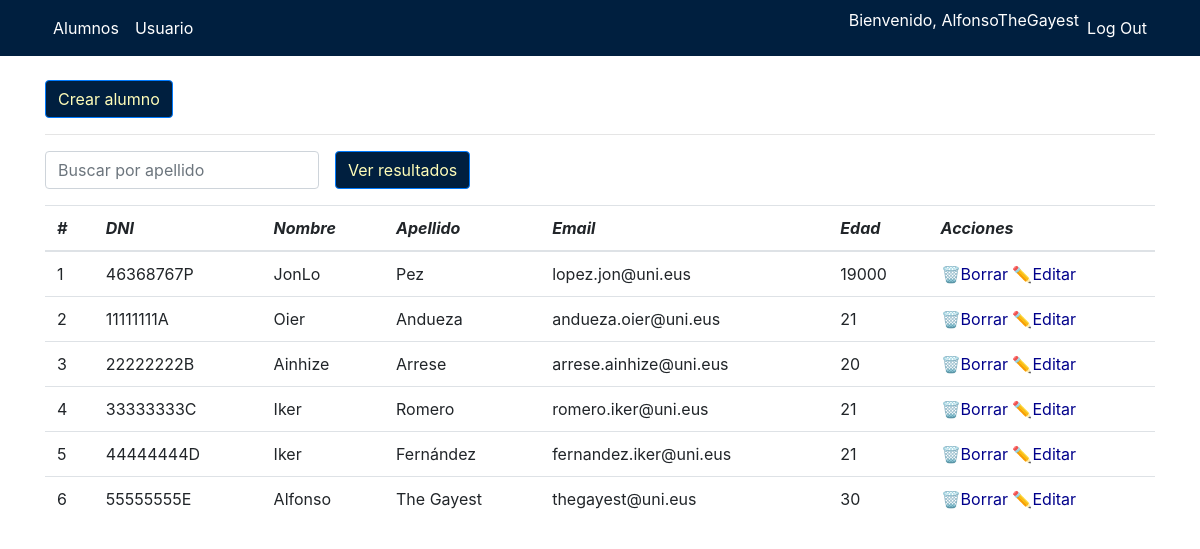
The app's page /Erronka1/View/verAlumnos.php (signed in) with its own data.
### tables this page shows
CREATE TABLE `alumnos` (
  `id` int(11) NOT NULL,
  `dni` varchar(9) DEFAULT NULL,
  `nombre` varchar(40) DEFAULT NULL,
  `apellido` varchar(40) DEFAULT NULL,
  `email` varchar(50) DEFAULT NULL,
  `edad` int(11) DEFAULT NULL
);

### Erronka1/View/verAlumnos.php (the view, shortened to what this page needs)
<html>
<?php
  $loggedIn = isset($_SESSION['user_id']);
  $type = ($_SESSION['user_type']);
  $name = ($_SESSION['user_name']);
?>
<head>
    <link rel="stylesheet" href="https://cdn.jsdelivr.net/npm/bootstrap@4.4.1/dist/css/bootstrap.min.css">
    <link rel="stylesheet" type="text/css" href="../Css/style.css">
  </head>
<?php
require_once "../Controller/AlumnoController.php";
  function escapar($html) {
    return htmlspecialchars($html, ENT_QUOTES | ENT_SUBSTITUTE, "UTF-8");
  }
  $error = false;
  $config = include '../config.php';
  try {
    $dsn = 'mysql:host=' . $config['db']['host'] . ';dbname=' . $config['db']['name'];
    $conexion = new PDO($dsn, $config['db']['user'], $config['db']['pass'], $config['db']['options']);
    if (isset($_POST['apellido'])) {
      $consultaSQL = "SELECT * FROM alumnos WHERE apellido LIKE '%" . $_POST['apellido'] . "%'";
    } else {
      $consultaSQL = "SELECT * FROM alumnos";
    }
    $sentencia = $conexion->prepare($consultaSQL);
    $sentencia->execute();
    $alumnos = $sentencia->fetchAll();
  } catch(PDOException $error) {
    $error= $error->getMessage();
  }
?>
<nav class="navbar navbar-expand-lg">
        <div class="container">
            <?php if ($loggedIn && $type === 'Administrador'): ?>
            <ul class="navbar-nav mr-auto">
                <li class="nav-item">
                    <a class="nav-link" href="verAlumnos.php">Alumnos</a>
                </li>
                <li class="nav-item">
                    <a class="nav-link" href="verUsuarios.php">Usuario</a>
                </li>
            </ul>
            <ul class="navbar-nav ml-auto">
                <li class="nav-item">
                  <p style="color: white;">Bienvenido, <?php echo $name; ?></p>
                </li>
                <li class="nav-item">
                    <a class="nav-link" href="logout.php">Log Out</a>
                </li>
            </ul>
            <?php endif; ?>
        </div>
</nav>
<div class="container">
  <div class="row">
    <div class="col-md-12">
      <a href="crearAlumno.php"  class="btn btn-primary mt-4">Crear alumno</a>
      <hr>
      <form method="post" class="form-inline">
        <div class="form-group mr-3">
          <input type="text" id="apellido" name="apellido" placeholder="Buscar por apellido" class="form-control">
        </div>
        <button type="submit" name="submit" class="btn btn-primary">Ver resultados</button>
      </form>
    </div>
  </div>
</div>
<div class="container">
  <div class="row">
    <div class="col-md-12">
      <table class="table">
        <thead>
          <tr>
            <th>#</th>
            <th>DNI</th>
            <th>Nombre</th>
            <th>Apellido</th>
            <th>Email</th>
            <th>Edad</th>
            <th>Acciones</th>
          </tr>
        </thead>
        <tbody>
        <?php foreach ($alumnos as $alumno): ?>
          <tr>
            <td><?php echo escapar($alumno['id']) ?></td>
            <td><?php echo escapar($alumno['dni']) ?></td>
            <td><?php echo escapar($alumno['nombre'])?></td>
            <td><?php echo escapar($alumno['apellido'])?></td>
            <td><?php echo escapar($alumno['email'])?></td>
            <td><?php echo escapar($alumno['edad'])?></td>
            <td>
              <a href="verAlumnos.php?action=delete&id=<?= escapar($alumno["id"]) ?>">🗑️Borrar</a>
              <a href="<?= 'editarAlumno.php?id=' . escapar($alumno["id"]) ?>">✏️Editar</a>
            </td>
          </tr>
        <?php endforeach; ?>
      </table>
    </div>
  </div>
</div>
</html>

### Erronka1/Css/style.css (style rules this page uses)
.navbar { background-color: #001f3f; }
.navbar-nav .nav-link { color: #fff; font-weight: normal; }
.btn { background-color: #001f3f; color: #fffdb8; }
a { color:darkblue; }
th { font-style: italic; }
p { color: white; }

### records on screen
alumnos: id "1", dni "46368767P", nombre "JonLo", apellido "Pez", email "lopez.jon@uni.eus", edad "19000"
alumnos: id "2", dni "11111111A", nombre "Oier", apellido "Andueza", email "andueza.oier@uni.eus", edad "21"
alumnos: id "3", dni "22222222B", nombre "Ainhize", apellido "Arrese", email "arrese.ainhize@uni.eus", edad "20"
alumnos: id "4", dni "33333333C", nombre "Iker", apellido "Romero", email "romero.iker@uni.eus", edad "21"
alumnos: id "5", dni "44444444D", nombre "Iker", apellido "Fernández", email "fernandez.iker@uni.eus", edad "21"
alumnos: id "6", dni "55555555E", nombre "Alfonso", apellido "The Gayest", email "thegayest@uni.eus", edad "30"

### other values on screen
$name "AlfonsoTheGayest"
